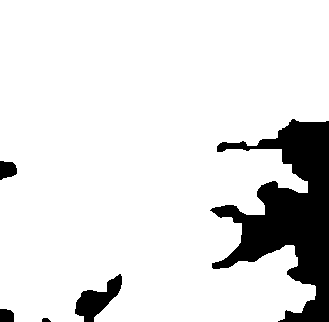
#> input picture Project_Files/MAPS/Map_originals/Ibrahim_Test/e4_d4_image.png, 329 x 322 px, found by its file name
$ jupyter execute overlay_images_custom.ipynb   (shell and % lines are left out)
#> lines starting #> are read from the running program, lines starting #| are printed output that depends on the picture; after the words box and inside, x2 and y2 are one past the last pixel; in counts of white or black regions, pixels touching at a corner belong together
### Project_Files/Jasons_Functions/open_or_show_image.py
import matplotlib.pyplot as plt
import cv2

#this is pretty self explainatory: you either open or show and image
def open_image(path):
    try:
        image = cv2.imread(path, 0) # Reading an image in grayscale mode
#> image: shape (322, 329); 88.1% white; 5 black regions, box (x1, y1, x2, y2) and area: (210, 119, 329, 322) 11112, (75, 274, 122, 322) 1018, (0, 161, 17, 180) 250, (0, 309, 14, 322) 169, (42, 318, 51, 322) 29
        # print("found image at : " , path)
    except:
        print("couldn't find image at : ", path)
    return(image)

def show_image(image):
    plt.imshow(image, cmap='gray') #map the image to black and white, white representing the line
    plt.show()

### Project_Files/Jasons_function_tests/overlay_images_test/overlay_images_custom.ipynb
[cell 1]
# Inputs:
#  Paths : bw satellite image , skeleton, inverse skeleton
# MAPS/Map_Skeletons/Ibrahim_test_skeletons/preprocessing/trimmed/trimmed_e4_d4___MAPS_Map_originals_Ibrahim_Test_ibrahim_test_bw_png_png_skeleton_lee94_png.png

# Outputs:
#  image array that is an overlay of all 3

[cell 2]
import numpy as np
import cv2

import sys
sys.path.append("/home/jasonraiti/Documents/GitHub/USC_REU/Project_Files/Jasons_Functions/")

from open_or_show_image import *

from trim_edges import *

from erosion_dilation import *

[cell 3]
#inputs: path1 path2 , make image 1 negative, make image 2 negative
#note only works with making images with a white background

# path to images
path1 = r'../MAPS/Map_originals/Ibrahim_Test/e4_d4_image.png' # fun fact in jupyter notebook you need ../ not ./

path2 = r'../zigzag_full.png'

path3 = r'../_d1e0___inverse_skeletons_e1_d0_negative_skeleton_png_png_medial_axis_png.png'

#original image
image1 = open_image(path1)

try:
    image1 = cv2.imread(path1,0) # Reading an image in grayscale mode
    print(image1)
#> (printed output is left out)
    print("found image at : " , path1)
except:
    print("couldn't find image at : ", path1)


print(image1)
#> (printed output is left out)
show_image(image1)

#skeleton image
image2 = open_image(path2)
#> call 2 of open_image, with path = '../zigzag_full.png'
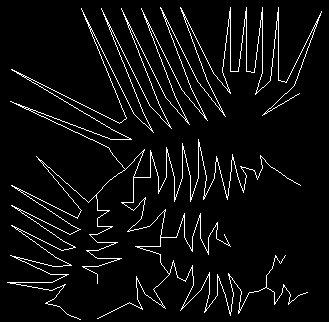
#> input picture Project_Files/Jasons_function_tests/CHINESE_POST_MAN_TEST/zigzag_full.png, 329 x 322 px, found by its file name
#> in open_image (call 2), `image = cv2.imread(path, 0)`: image: shape (322, 329); 5.2% white in thin lines or dots
# show_image(image2)


image3 = open_image(path3)
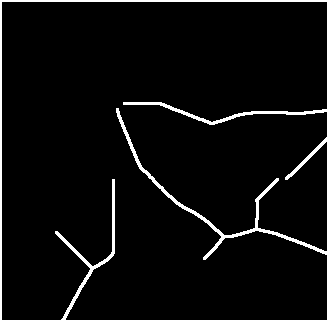
#> input picture Project_Files/_d1e0___inverse_skeletons_e1_d0_negative_skeleton_png_png_medial_axis_png.png, 329 x 322 px, found by its file name
#> in open_image (call 3), `image = cv2.imread(path, 0)`: image: shape (322, 329); 5.2% white; 1 white region, box (x1, y1, x2, y2) and area: (0, 0, 329, 322) 5469
# show_image(image3)

[cell 4]
# [5 lines of commented-out code are left out]

[cell 5]
black_image = np.zeros((image1.shape[0],image1.shape[1])) # get black background

[cell 6]
#put in the background (original bw satellite image )

for i in range(0,image1.shape[0]):
    for j in range(0, image1.shape[1]):
        if black_image[i][j] < image1[i][j]:
            black_image[i][j] = image1[i][j]
        # [4 lines of commented-out code are left out]

show_image(black_image)

[cell 7]
# [9 lines of commented-out code are left out]


for i in range(0,image3.shape[0]):
    for j in range(0, image3.shape[1]):
        if image3[i][j] > 0:
            black_image[i][j] = 0
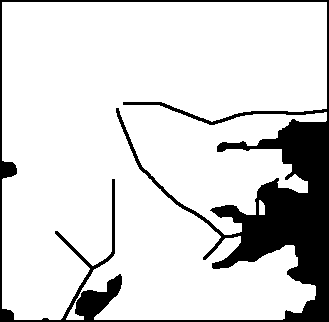
#> black_image: shape (322, 329) float64; 84.1% white; 1 black region, box (x1, y1, x2, y2) and area: (0, 0, 329, 322) 16816


show_image(image2)

show_image(black_image)

[cell 8]
cv2.imwrite('overlay_boundary_image.png', black_image)
#> Out = True
